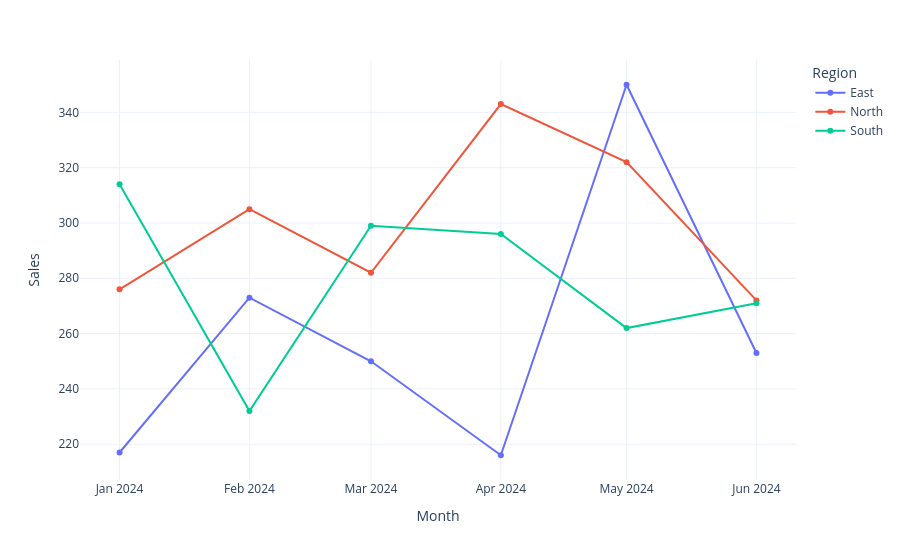

Here is the notebook cell this chart was saved with:
### Code cell
fig = px.line(
    data_frame = monthly_sales_region,
    x="month",
    y="sales",
    color="region",
    markers=True,
)

fig.update_layout(
    xaxis_title="Month",
    yaxis_title="Sales",
    legend_title="Region"
)

fig.show()

### Figure 1 — Plotly figure (JSON) as saved in the notebook; plotly's stock layout.template omitted (floating-point values rounded to 4 significant figures)
{"data": [{"hovertemplate": "region=East<br>month=%{x}<br>sales=%{y}<extra></extra>", "legendgroup": "East", "line": {"color": "#636efa", "dash": "solid"}, "marker": {"symbol": "circle"}, "mode": "lines+markers", "name": "East", "orientation": "v", "showlegend": true, "type": "scatter", "x": ["2024-01-01T00:00:00.000000", "2024-02-01T00:00:00.000000", "2024-03-01T00:00:00.000000", "2024-04-01T00:00:00.000000", "2024-05-01T00:00:00.000000", "2024-06-01T00:00:00.000000"], "xaxis": "x", "y": [217, 273, 250, 216, 350, 253], "yaxis": "y"}, {"hovertemplate": "region=North<br>month=%{x}<br>sales=%{y}<extra></extra>", "legendgroup": "North", "line": {"color": "#EF553B", "dash": "solid"}, "marker": {"symbol": "circle"}, "mode": "lines+markers", "name": "North", "orientation": "v", "showlegend": true, "type": "scatter", "x": ["2024-01-01T00:00:00.000000", "2024-02-01T00:00:00.000000", "2024-03-01T00:00:00.000000", "2024-04-01T00:00:00.000000", "2024-05-01T00:00:00.000000", "2024-06-01T00:00:00.000000"], "xaxis": "x", "y": [276, 305, 282, 343, 322, 272], "yaxis": "y"}, {"hovertemplate": "region=South<br>month=%{x}<br>sales=%{y}<extra></extra>", "legendgroup": "South", "line": {"color": "#00cc96", "dash": "solid"}, "marker": {"symbol": "circle"}, "mode": "lines+markers", "name": "South", "orientation": "v", "showlegend": true, "type": "scatter", "x": ["2024-01-01T00:00:00.000000", "2024-02-01T00:00:00.000000", "2024-03-01T00:00:00.000000", "2024-04-01T00:00:00.000000", "2024-05-01T00:00:00.000000", "2024-06-01T00:00:00.000000"], "xaxis": "x", "y": [314, 232, 299, 296, 262, 271], "yaxis": "y"}], "layout": {"legend": {"title": {"text": "Region"}, "tracegroupgap": 0}, "margin": {"t": 60}, "xaxis": {"anchor": "y", "domain": [0, 1], "title": {"text": "Month"}}, "yaxis": {"anchor": "x", "domain": [0, 1], "title": {"text": "Sales"}}}}
